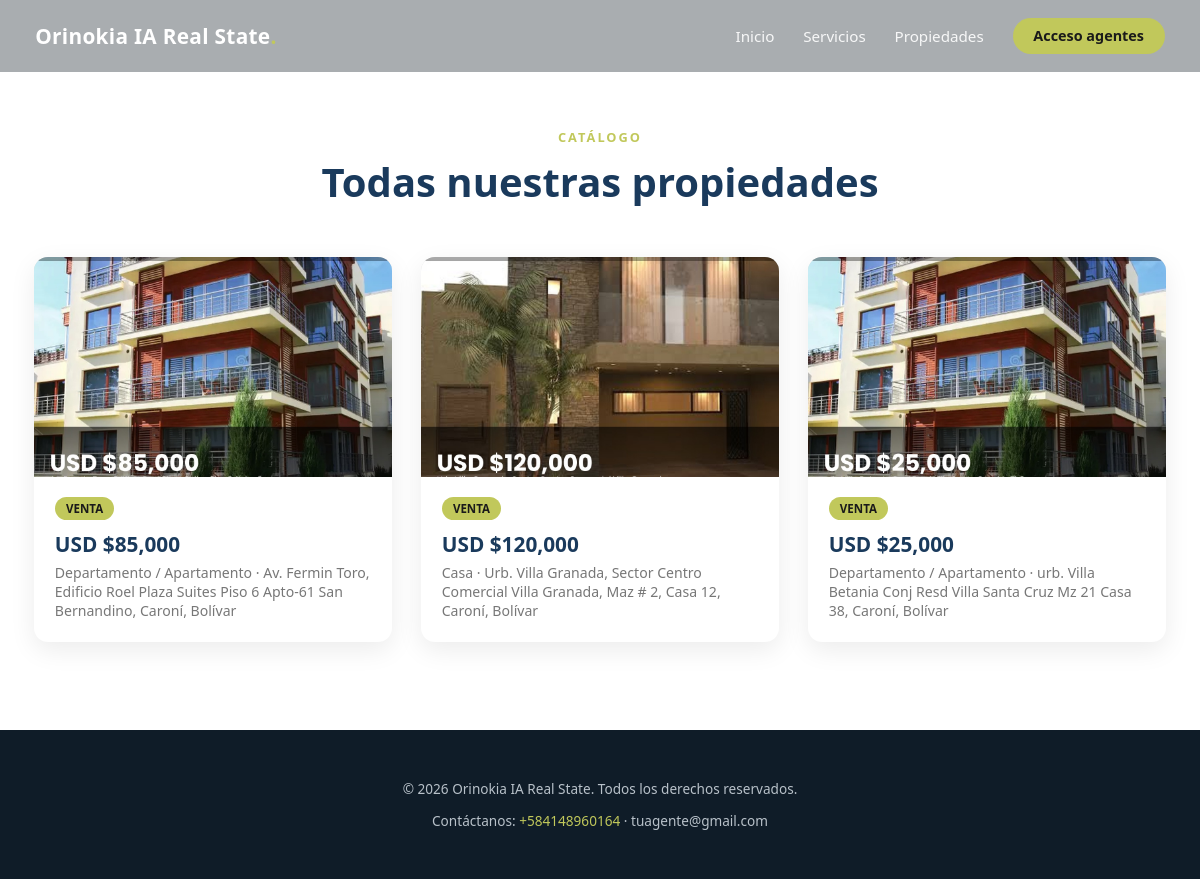
/catalogo, run on the app's committed database.
### tables this page shows
CREATE TABLE propiedades (
                id INTEGER PRIMARY KEY AUTOINCREMENT,
                creado_en TEXT,
                tipo_propiedad TEXT,
                operacion TEXT,
                direccion TEXT,
                ciudad_estado TEXT,
                precio REAL,
                nombre_agente TEXT,
                portada TEXT,
                payload TEXT
            , publicado INTEGER DEFAULT 0);

### main.py (the view)
@app.get("/catalogo", response_class=HTMLResponse)
async def catalogo_publico(request: Request):
    propiedades = listar_propiedades_publicadas()
    return templates.TemplateResponse(
        request=request,
        name="public/catalogo.html",
        context={
            "branding": get_branding(),
            "propiedades": propiedades,
            "anio": datetime.now().year,
        },
    )

### templates/public/catalogo.html (shortened to what this page needs)
{% extends "public/base.html" %}
{% block contenido %}
<section class="pub-seccion" style="padding-top:8rem;">
  <div class="pub-seccion-tit">
    <div class="eyebrow">Catálogo</div>
    <h2>Todas nuestras propiedades</h2>
  </div>
  <div class="pub-catalogo-grid">
    {% for p in propiedades %}
    <a href="/catalogo/{{ p.id }}" class="pub-prop-card">
      {% if p.portada %}
      <img src="{{ p.portada }}" class="pub-prop-img" alt="{{ p.tipo_propiedad }}" />
      {% else %}
      <div class="pub-prop-img"></div>
      {% endif %}
      <div class="pub-prop-body">
        <span class="pub-prop-badge">{{ p.operacion }}</span>
        <div class="pub-prop-precio">USD ${{ "{:,.0f}".format(p.precio or 0) }}</div>
        <div class="pub-prop-ubic">{{ p.tipo_propiedad }} · {{ p.direccion }}{% if p.ciudad_estado %}, {{ p.ciudad_estado }}{% endif %}</div>
      </div>
    </a>
    {% else %}
    <div class="pub-prop-vacio">Muy pronto publicaremos nuestras propiedades disponibles.</div>
    {% endfor %}
  </div>
</section>
{% endblock %}

### static/css/public.css (style rules this page uses)
:root { --pub-primario: #1a3a5c; --pub-secundario: #b1b65d; }
* { box-sizing: border-box; }
body.publico { margin: 0; font-family: 'Segoe UI', Tahoma, Geneva, Verdana, sans-serif; color: #232323; background: #fff; }
.pub-seccion { padding: 5.5rem 1.5rem; max-width: 1180px; margin: 0 auto; }
.pub-seccion-tit { text-align: center; margin-bottom: 3rem; }
.pub-seccion-tit .eyebrow { color: var(--pub-secundario); text-transform: uppercase; letter-spacing: 2px; font-weight: 700; font-size: 0.8rem; }
.pub-seccion-tit h2 { font-size: clamp(1.7rem, 3.4vw, 2.5rem); color: var(--pub-primario); margin-top: 0.5rem; font-weight: 800; }
.pub-catalogo-grid { display: grid; grid-template-columns: repeat(auto-fill, minmax(300px, 1fr)); gap: 1.8rem; }
.pub-prop-card { background: #fff; border-radius: 14px; overflow: hidden; box-shadow: 0 8px 26px rgba(0,0,0,0.08); text-decoration: none; color: inherit; display: block; transition: transform 0.25s ease, box-shadow 0.25s ease; }
.pub-prop-img { width: 100%; height: 220px; object-fit: cover; display: block; background: #ddd; }
.pub-prop-body { padding: 1.2rem 1.3rem 1.4rem; }
.pub-prop-badge { display: inline-block; background: var(--pub-secundario); color: #1a1a1a; font-size: 0.72rem; font-weight: 700; text-transform: uppercase; padding: 0.25rem 0.7rem; border-radius: 20px; margin-bottom: 0.6rem; }
.pub-prop-precio { font-size: 1.3rem; font-weight: 800; color: var(--pub-primario); }
.pub-prop-ubic { color: #777; font-size: 0.88rem; margin-top: 0.3rem; }

### data on the page
propiedades: portada (picture), operacion "VENTA", precio "85,000", tipo_propiedad "Departamento / Apartamento", direccion "Av. Fermin Toro, Edificio Roel Plaza Suites Piso 6 Apto-61 San Bernandino", ciudad_estado "Caroní, Bolívar"
propiedades: portada (picture), operacion "VENTA", precio "120,000", tipo_propiedad "Casa", direccion "Urb. Villa Granada, Sector Centro Comercial Villa Granada, Maz # 2, Casa 12", ciudad_estado "Caroní, Bolívar"
propiedades: portada (picture), operacion "VENTA", precio "25,000", tipo_propiedad "Departamento / Apartamento", direccion "urb. Villa Betania Conj Resd Villa Santa Cruz Mz 21 Casa 38", ciudad_estado "Caroní, Bolívar"

### other printed values
{{ branding.nombre_agencia }} "Orinokia IA Real State"
{{ anio }} "2026"
{{ branding.telefono_agente }} "+584148960164"
{{ branding.email_agente }} "tuagente@gmail.com"
